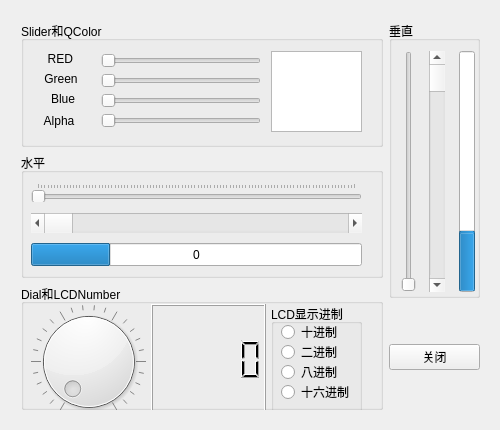
<?xml version="1.0" encoding="UTF-8"?>
<ui version="4.0">
 <class>QmyWidget</class>
 <widget class="QWidget" name="QmyWidget">
  <property name="geometry">
   <rect>
    <x>0</x>
    <y>0</y>
    <width>500</width>
    <height>430</height>
   </rect>
  </property>
  <property name="focusPolicy">
   <enum>Qt::NoFocus</enum>
  </property>
  <property name="contextMenuPolicy">
   <enum>Qt::DefaultContextMenu</enum>
  </property>
  <property name="acceptDrops">
   <bool>true</bool>
  </property>
  <property name="windowTitle">
   <string>Demo3</string>
  </property>
  <widget class="QWidget" name="gridLayoutWidget_3">
   <property name="geometry">
    <rect>
     <x>10</x>
     <y>10</y>
     <width>481</width>
     <height>411</height>
    </rect>
   </property>
   <layout class="QHBoxLayout" name="horizontalLayout" stretch="4,1">
    <item>
     <layout class="QVBoxLayout" name="verticalLayout">
      <item>
       <widget class="QGroupBox" name="groupBox">
        <property name="title">
         <string>Slider和QColor</string>
        </property>
        <widget class="QLabel" name="red">
         <property name="geometry">
          <rect>
           <x>20</x>
           <y>30</y>
           <width>41</width>
           <height>16</height>
          </rect>
         </property>
         <property name="text">
          <string>  RED  </string>
         </property>
        </widget>
        <widget class="QLabel" name="green">
         <property name="geometry">
          <rect>
           <x>20</x>
           <y>50</y>
           <width>41</width>
           <height>16</height>
          </rect>
         </property>
         <property name="text">
          <string> Green</string>
         </property>
        </widget>
        <widget class="QLabel" name="blue">
         <property name="geometry">
          <rect>
           <x>30</x>
           <y>70</y>
           <width>31</width>
           <height>16</height>
          </rect>
         </property>
         <property name="text">
          <string>Blue</string>
         </property>
        </widget>
        <widget class="QLabel" name="alpha">
         <property name="geometry">
          <rect>
           <x>20</x>
           <y>90</y>
           <width>41</width>
           <height>20</height>
          </rect>
         </property>
         <property name="text">
          <string> Alpha</string>
         </property>
        </widget>
        <widget class="QSlider" name="redSlider">
         <property name="geometry">
          <rect>
           <x>80</x>
           <y>30</y>
           <width>160</width>
           <height>19</height>
          </rect>
         </property>
         <property name="maximum">
          <number>255</number>
         </property>
         <property name="orientation">
          <enum>Qt::Horizontal</enum>
         </property>
         <property name="invertedAppearance">
          <bool>false</bool>
         </property>
         <property name="tickPosition">
          <enum>QSlider::NoTicks</enum>
         </property>
        </widget>
        <widget class="QSlider" name="greenSlider">
         <property name="geometry">
          <rect>
           <x>80</x>
           <y>50</y>
           <width>160</width>
           <height>19</height>
          </rect>
         </property>
         <property name="maximum">
          <number>255</number>
         </property>
         <property name="orientation">
          <enum>Qt::Horizontal</enum>
         </property>
        </widget>
        <widget class="QSlider" name="blueSlider">
         <property name="geometry">
          <rect>
           <x>80</x>
           <y>70</y>
           <width>160</width>
           <height>19</height>
          </rect>
         </property>
         <property name="maximum">
          <number>255</number>
         </property>
         <property name="orientation">
          <enum>Qt::Horizontal</enum>
         </property>
        </widget>
        <widget class="QSlider" name="alphaSlider">
         <property name="geometry">
          <rect>
           <x>80</x>
           <y>90</y>
           <width>160</width>
           <height>19</height>
          </rect>
         </property>
         <property name="maximum">
          <number>255</number>
         </property>
         <property name="orientation">
          <enum>Qt::Horizontal</enum>
         </property>
        </widget>
        <widget class="QTextEdit" name="textEdit">
         <property name="geometry">
          <rect>
           <x>250</x>
           <y>30</y>
           <width>91</width>
           <height>81</height>
          </rect>
         </property>
        </widget>
       </widget>
      </item>
      <item>
       <widget class="QGroupBox" name="groupBox_2">
        <property name="title">
         <string>水平</string>
        </property>
        <widget class="QScrollBar" name="horizontalScrollBar">
         <property name="geometry">
          <rect>
           <x>10</x>
           <y>60</y>
           <width>331</width>
           <height>20</height>
          </rect>
         </property>
         <property name="orientation">
          <enum>Qt::Horizontal</enum>
         </property>
        </widget>
        <widget class="QProgressBar" name="progressBar">
         <property name="geometry">
          <rect>
           <x>10</x>
           <y>90</y>
           <width>331</width>
           <height>23</height>
          </rect>
         </property>
         <property name="value">
          <number>24</number>
         </property>
         <property name="textVisible">
          <bool>true</bool>
         </property>
         <property name="format">
          <string>0</string>
         </property>
        </widget>
        <widget class="QSlider" name="horizontalSlider">
         <property name="geometry">
          <rect>
           <x>10</x>
           <y>30</y>
           <width>331</width>
           <height>19</height>
          </rect>
         </property>
         <property name="orientation">
          <enum>Qt::Horizontal</enum>
         </property>
         <property name="tickPosition">
          <enum>QSlider::TicksAbove</enum>
         </property>
         <property name="tickInterval">
          <number>0</number>
         </property>
        </widget>
       </widget>
      </item>
      <item>
       <widget class="QGroupBox" name="groupBox_3">
        <property name="title">
         <string>Dial和LCDNumber</string>
        </property>
        <widget class="QDial" name="dial">
         <property name="geometry">
          <rect>
           <x>10</x>
           <y>20</y>
           <width>115</width>
           <height>115</height>
          </rect>
         </property>
         <property name="wrapping">
          <bool>false</bool>
         </property>
         <property name="notchesVisible">
          <bool>true</bool>
         </property>
        </widget>
        <widget class="QLCDNumber" name="lcdNumber">
         <property name="geometry">
          <rect>
           <x>130</x>
           <y>20</y>
           <width>115</width>
           <height>111</height>
          </rect>
         </property>
        </widget>
        <widget class="QGroupBox" name="groupBox_4">
         <property name="geometry">
          <rect>
           <x>250</x>
           <y>20</y>
           <width>91</width>
           <height>111</height>
          </rect>
         </property>
         <property name="title">
          <string>LCD显示进制</string>
         </property>
         <widget class="QRadioButton" name="radioDec">
          <property name="geometry">
           <rect>
            <x>10</x>
            <y>20</y>
            <width>89</width>
            <height>16</height>
           </rect>
          </property>
          <property name="text">
           <string>十进制</string>
          </property>
         </widget>
         <widget class="QRadioButton" name="radioBin">
          <property name="geometry">
           <rect>
            <x>10</x>
            <y>40</y>
            <width>89</width>
            <height>16</height>
           </rect>
          </property>
          <property name="text">
           <string>二进制</string>
          </property>
         </widget>
         <widget class="QRadioButton" name="radioOct">
          <property name="geometry">
           <rect>
            <x>10</x>
            <y>60</y>
            <width>89</width>
            <height>16</height>
           </rect>
          </property>
          <property name="text">
           <string>八进制</string>
          </property>
         </widget>
         <widget class="QRadioButton" name="radioHex">
          <property name="geometry">
           <rect>
            <x>10</x>
            <y>80</y>
            <width>89</width>
            <height>16</height>
           </rect>
          </property>
          <property name="text">
           <string>十六进制</string>
          </property>
         </widget>
        </widget>
       </widget>
      </item>
     </layout>
    </item>
    <item>
     <layout class="QGridLayout" name="gridRight">
      <property name="sizeConstraint">
       <enum>QLayout::SetDefaultConstraint</enum>
      </property>
      <item row="2" column="0">
       <spacer name="verticalSpacer_2">
        <property name="orientation">
         <enum>Qt::Vertical</enum>
        </property>
        <property name="sizeType">
         <enum>QSizePolicy::Fixed</enum>
        </property>
        <property name="sizeHint" stdset="0">
         <size>
          <width>20</width>
          <height>40</height>
         </size>
        </property>
       </spacer>
      </item>
      <item row="0" column="0">
       <widget class="QGroupBox" name="groupBox_5">
        <property name="title">
         <string>垂直</string>
        </property>
        <widget class="QProgressBar" name="progressBar_2">
         <property name="geometry">
          <rect>
           <x>70</x>
           <y>30</y>
           <width>16</width>
           <height>241</height>
          </rect>
         </property>
         <property name="value">
          <number>24</number>
         </property>
         <property name="textVisible">
          <bool>true</bool>
         </property>
         <property name="orientation">
          <enum>Qt::Vertical</enum>
         </property>
        </widget>
        <widget class="QSlider" name="verticalSlider">
         <property name="geometry">
          <rect>
           <x>10</x>
           <y>30</y>
           <width>19</width>
           <height>241</height>
          </rect>
         </property>
         <property name="orientation">
          <enum>Qt::Vertical</enum>
         </property>
        </widget>
        <widget class="QScrollBar" name="verticalScrollBar">
         <property name="geometry">
          <rect>
           <x>40</x>
           <y>30</y>
           <width>16</width>
           <height>241</height>
          </rect>
         </property>
         <property name="orientation">
          <enum>Qt::Vertical</enum>
         </property>
        </widget>
       </widget>
      </item>
      <item row="5" column="0">
       <spacer name="verticalSpacer">
        <property name="orientation">
         <enum>Qt::Vertical</enum>
        </property>
        <property name="sizeType">
         <enum>QSizePolicy::Fixed</enum>
        </property>
        <property name="sizeHint" stdset="0">
         <size>
          <width>20</width>
          <height>40</height>
         </size>
        </property>
       </spacer>
      </item>
      <item row="3" column="0">
       <widget class="QPushButton" name="pushButton">
        <property name="text">
         <string>关闭</string>
        </property>
       </widget>
      </item>
     </layout>
    </item>
   </layout>
  </widget>
 </widget>
 <layoutdefault spacing="6" margin="11"/>
 <resources/>
 <connections/>
</ui>
